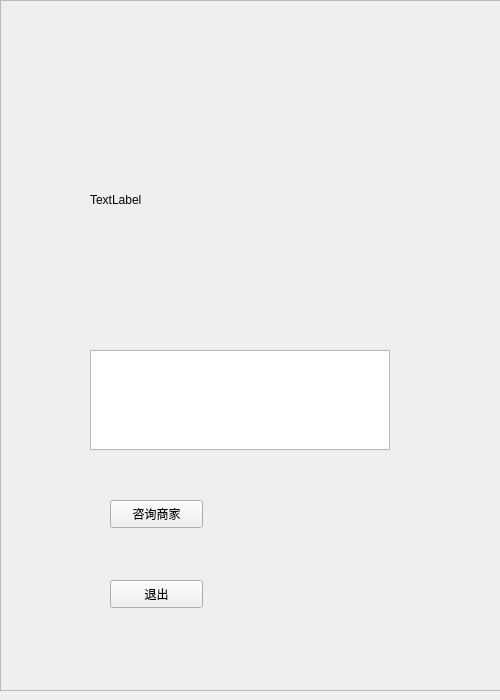
<?xml version="1.0" encoding="UTF-8"?>
<ui version="4.0">
 <class>ChuangShow</class>
 <widget class="QWidget" name="ChuangShow">
  <property name="geometry">
   <rect>
    <x>0</x>
    <y>0</y>
    <width>500</width>
    <height>700</height>
   </rect>
  </property>
  <property name="windowTitle">
   <string>Seat_Search</string>
  </property>
  <widget class="QPushButton" name="pushButton">
   <property name="geometry">
    <rect>
     <x>110</x>
     <y>500</y>
     <width>93</width>
     <height>28</height>
    </rect>
   </property>
   <property name="text">
    <string>咨询商家</string>
   </property>
  </widget>
  <widget class="QPushButton" name="pushButton_2">
   <property name="geometry">
    <rect>
     <x>110</x>
     <y>580</y>
     <width>93</width>
     <height>28</height>
    </rect>
   </property>
   <property name="text">
    <string>退出</string>
   </property>
  </widget>
  <widget class="QTextEdit" name="textEdit">
   <property name="geometry">
    <rect>
     <x>90</x>
     <y>350</y>
     <width>300</width>
     <height>100</height>
    </rect>
   </property>
  </widget>
  <widget class="QFrame" name="frame">
   <property name="geometry">
    <rect>
     <x>0</x>
     <y>0</y>
     <width>501</width>
     <height>691</height>
    </rect>
   </property>
   <property name="styleSheet">
    <string notr="true">border-image: url(:/ziyuan/bj3.png);</string>
   </property>
   <property name="frameShape">
    <enum>QFrame::StyledPanel</enum>
   </property>
   <property name="frameShadow">
    <enum>QFrame::Raised</enum>
   </property>
  </widget>
  <widget class="QLabel" name="label">
   <property name="geometry">
    <rect>
     <x>90</x>
     <y>50</y>
     <width>300</width>
     <height>300</height>
    </rect>
   </property>
   <property name="text">
    <string>TextLabel</string>
   </property>
  </widget>
  <zorder>frame</zorder>
  <zorder>pushButton</zorder>
  <zorder>pushButton_2</zorder>
  <zorder>textEdit</zorder>
  <zorder>label</zorder>
 </widget>
 <resources/>
 <connections/>
</ui>
